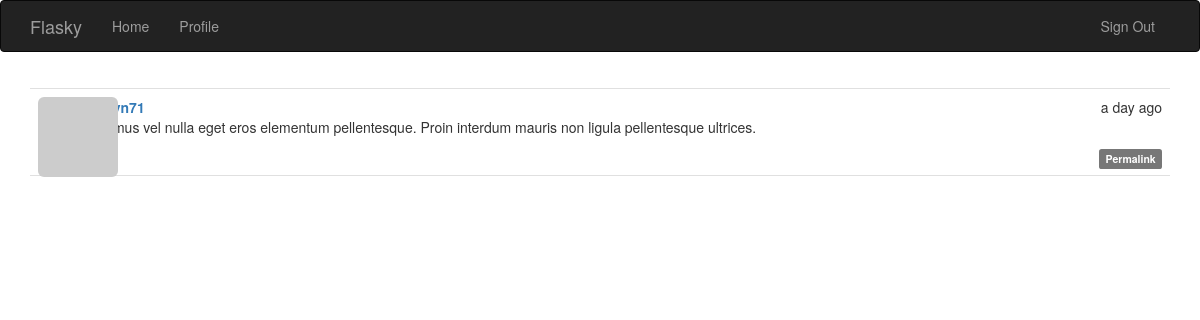
The app's page /post/70 (signed in) with its own data.
### app/models.py (models this page shows, shortened)
class Post(db.Model):
    __tablename__ = 'posts'
    id = db.Column(db.Integer, primary_key=True)
    body = db.Column(db.Text)
    timestamp = db.Column(db.DateTime, index=True, default=datetime.utcnow)
    author_id = db.Column(db.Integer, db.ForeignKey('users.id'))
    body_html = db.Column(db.Text)

### app/main/views.py (the view)
@main.route('/post/<int:id>')
def post(id):
    post = Post.query.get_or_404(id)
    return render_template('posts.html', posts=[post])

### app/auth/views.py (called while the page is built)
@auth.before_app_request
def before_request():
    if current_user.is_authenticated:
        current_user.ping()
        if not current_user.confirmed \
            and request.endpoint[:5] != 'auth.' \
            and request.endpoint != "static":
            return redirect(url_for('auth.unconfirmed'))

### app/main/__init__.py (called while the page is built)
@main.app_context_processor
def inject_permissions():
    return dict(Permission=Permission)

### app/models.py (called while the page is built)
@login_manager.user_loader
def load_user(user_id):
    return User.query.get(int(user_id))

    def can(self, permissions):
        return self.role is not None and (self.role.permissions & permissions) == permissions

    def is_administrator(self):
        return self.can(Permission.ADMINISTER)

    def ping(self):
        self.last_seen = datetime.utcnow()
        db.session.add(self)

    def gravatar(self, size=100, default='identicon', rating='g'):
        if request.is_secure:
            url = 'https://secure.gravatar.com/avatar'
        else:
            url = 'https://www.gravatar.com/avatar'
        hash = self.avatar_hash or hashlib.md5(self.email.encode('utf-8')).hexdigest()
        return '{url}/{hash}?s={size}&d={default}&r={rating}'.format(
            url=url, hash=hash, size=size, default=default, rating=rating
        )

### app/templates/posts.html (shortened to what this page needs)
{% extends "base.html" %}
{% block page_content %}
    {% include "_posts.html" %}
{% endblock %}

### app/templates/_posts.html (shortened to what this page needs)
<ul class="posts">
    {% for post in posts %}
        <li class="post">
            <div class="post-thumbnail">
                <a href="{{ url_for('main.user', username=post.author.username) }}">
                    <img class="img-rounded profile-thumbnail" src="{{ post.author.gravatar(size=40) }}">
                </a>
            </div>
            <div class="post-content">
                <div class="post-date">{{ moment(post.timestamp).fromNow() }}</div>
                <div class="post-author">
                    <a href="{{ url_for('main.user', username=post.author.username) }}">
                    </a>
                </div>
                <div class="post-body">
                    {% if post.body_html %}
                        {{ post.body_html | safe }}
                    {% else %}
                        {{ post.body }}
                    {% endif %}
                </div>
                <div class="post-footer">
                    <a href="{{ url_for('main.post', id=post.id) }}">
                        <span class="label label-default">Permalink</span>
                    </a>
                </div>
            </div>
        </li>
    {% endfor %}
</ul>

### app/static/styles.css (style rules this page uses)
.profile-thumbnail { position: absolute; }
ul.posts { list-style-type: none; padding: 0px; margin: 16px 0px 0px 0px; border-top: 1px solid #e0e0e0; }
ul.posts li.post { padding: 8px; border-bottom: 1px solid #e0e0e0; }
div.post-date { float: right; }
div.post-author { font-weight: bold; }
div.post-thumbnail { position: absolute; }
div.post-content { margin-left: 48px; min-height: 48px; }
div.post-footer { text-align: right; }

### records on screen
Post: timestamp "a day ago", body_html "Vivamus vel nulla eget eros elementum pellentesque. Proin interdum mauris non ligula pellentesque ultrices."
